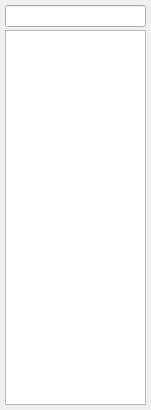
<?xml version="1.0" encoding="UTF-8"?>
<ui version="4.0">
 <class>Form</class>
 <widget class="QWidget" name="Form">
  <property name="geometry">
   <rect>
    <x>0</x>
    <y>0</y>
    <width>151</width>
    <height>410</height>
   </rect>
  </property>
  <property name="windowTitle">
   <string>Form</string>
  </property>
  <layout class="QVBoxLayout" name="verticalLayout">
   <property name="spacing">
    <number>3</number>
   </property>
   <property name="margin">
    <number>5</number>
   </property>
   <item>
    <widget class="QLineEdit" name="lPath">
     <property name="sizePolicy">
      <sizepolicy hsizetype="Expanding" vsizetype="Preferred">
       <horstretch>0</horstretch>
       <verstretch>0</verstretch>
      </sizepolicy>
     </property>
     <property name="readOnly">
      <bool>true</bool>
     </property>
    </widget>
   </item>
   <item>
    <widget class="QTreeView" name="twFiles">
     <property name="headerHidden">
      <bool>true</bool>
     </property>
    </widget>
   </item>
  </layout>
 </widget>
 <resources>
  <include location="../../icons/mksicons.qrc"/>
 </resources>
 <connections/>
</ui>
